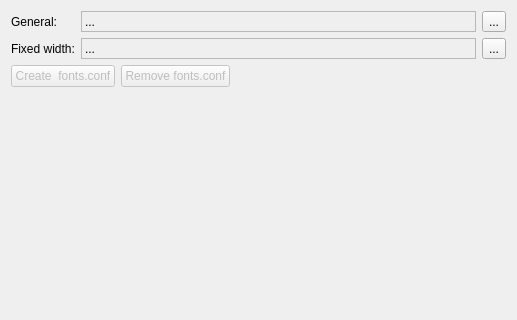
<?xml version="1.0" encoding="UTF-8"?>
<ui version="4.0">
 <class>FontsPage</class>
 <widget class="QWidget" name="FontsPage">
  <property name="geometry">
   <rect>
    <x>0</x>
    <y>0</y>
    <width>517</width>
    <height>320</height>
   </rect>
  </property>
  <property name="windowTitle">
   <string notr="true">Form</string>
  </property>
  <layout class="QGridLayout" name="gridLayout_2">
   <item row="1" column="2">
    <spacer name="horizontalSpacer">
     <property name="orientation">
      <enum>Qt::Horizontal</enum>
     </property>
     <property name="sizeHint" stdset="0">
      <size>
       <width>342</width>
       <height>20</height>
      </size>
     </property>
    </spacer>
   </item>
   <item row="0" column="0" colspan="3">
    <layout class="QGridLayout" name="gridLayout">
     <item row="0" column="1">
      <widget class="QLabel" name="generalFontLabel">
       <property name="sizePolicy">
        <sizepolicy hsizetype="Expanding" vsizetype="Preferred">
         <horstretch>0</horstretch>
         <verstretch>0</verstretch>
        </sizepolicy>
       </property>
       <property name="frameShape">
        <enum>QFrame::StyledPanel</enum>
       </property>
       <property name="text">
        <string>...</string>
       </property>
      </widget>
     </item>
     <item row="0" column="0">
      <widget class="QLabel" name="label_2">
       <property name="sizePolicy">
        <sizepolicy hsizetype="Preferred" vsizetype="Preferred">
         <horstretch>0</horstretch>
         <verstretch>0</verstretch>
        </sizepolicy>
       </property>
       <property name="text">
        <string>General:</string>
       </property>
      </widget>
     </item>
     <item row="0" column="2">
      <widget class="QToolButton" name="changeGeneralFontButton">
       <property name="text">
        <string>...</string>
       </property>
      </widget>
     </item>
     <item row="1" column="1">
      <widget class="QLabel" name="fixedFontLabel">
       <property name="sizePolicy">
        <sizepolicy hsizetype="Preferred" vsizetype="Preferred">
         <horstretch>0</horstretch>
         <verstretch>0</verstretch>
        </sizepolicy>
       </property>
       <property name="frameShape">
        <enum>QFrame::StyledPanel</enum>
       </property>
       <property name="text">
        <string>...</string>
       </property>
      </widget>
     </item>
     <item row="1" column="2">
      <widget class="QToolButton" name="changeFixedWidthFontButton">
       <property name="text">
        <string>...</string>
       </property>
      </widget>
     </item>
     <item row="1" column="0">
      <widget class="QLabel" name="label_5">
       <property name="text">
        <string>Fixed width:</string>
       </property>
      </widget>
     </item>
    </layout>
   </item>
   <item row="2" column="0" colspan="3">
    <spacer name="verticalSpacer">
     <property name="orientation">
      <enum>Qt::Vertical</enum>
     </property>
     <property name="sizeType">
      <enum>QSizePolicy::Expanding</enum>
     </property>
     <property name="sizeHint" stdset="0">
      <size>
       <width>0</width>
       <height>280</height>
      </size>
     </property>
    </spacer>
   </item>
   <item row="1" column="0">
    <widget class="QPushButton" name="pushButton">
     <property name="enabled">
      <bool>false</bool>
     </property>
     <property name="text">
      <string>Create  fonts.conf</string>
     </property>
    </widget>
   </item>
   <item row="1" column="1">
    <widget class="QPushButton" name="pushButton_2">
     <property name="enabled">
      <bool>false</bool>
     </property>
     <property name="text">
      <string>Remove fonts.conf</string>
     </property>
    </widget>
   </item>
  </layout>
 </widget>
 <resources/>
 <connections/>
</ui>
